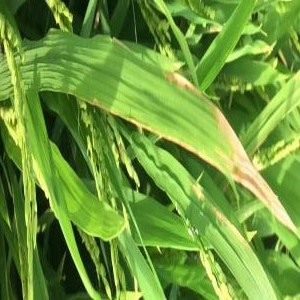
#> input picture penyakit padi/Bacterialblight/BACTERAILBLIGHT3_003.jpg, 300 x 300 px
$ python -i preprocessing.py   (imports and definitions only)   (older library calls are emulated)
#> lines starting #> are read from the running program, lines starting #| are printed output that depends on the picture; after the words box and inside, x2 and y2 are one past the last pixel; in counts of white or black regions, pixels touching at a corner belong together
"""Image preprocessing and feature extraction module for Rice Leaf Disease Classification.

Extracts 100 interpretable visual features from a single RGB image resized to 128x128:
1. HSV Color Histogram (16 + 8 + 8 = 32 features)
2. RGB Color Histogram (8 + 8 + 8 = 24 features)
3. Color Moments (Mean, Std, Skewness) across R, G, B, H, S, V (18 features)
4. GLCM Texture Features (contrast, dissimilarity, homogeneity, energy, correlation, ASM)
   at distances=[1] and angles=[0, pi/4, pi/2, 3*pi/4], summarized by Mean & Std (12 features)
5. Spatial Lesion / Color Ratios & Shape Proxies (14 features):
   - Green healthy ratio, Yellow/Orange ratio (Tungro indicator), Brown/Dark necrotic ratio,
     Bright/White lesion ratio (Blast/Blight center indicator)
   - Center-crop vs Border color ratios (4 features)
   - Edge density & gradient statistics via Sobel filter (6 features)
"""

from pathlib import Path
from typing import Union
import numpy as np
import pandas as pd
from PIL import Image
from scipy.stats import skew
from skimage.color import rgb2hsv, rgb2gray
from skimage.feature import graycomatrix, graycoprops
from skimage.filters import sobel

IMAGE_SIZE = (128, 128)


def get_feature_names() -> list[str]:
    """Return the exact ordered list of 100 feature names."""
    names = []
    # 1. HSV Histogram (32)
    for i in range(16):
        names.append(f"hsv_h_bin_{i:02d}")
    for i in range(8):
        names.append(f"hsv_s_bin_{i:02d}")
    for i in range(8):
        names.append(f"hsv_v_bin_{i:02d}")

    # 2. RGB Histogram (24)
    for ch in ["r", "g", "b"]:
        for i in range(8):
            names.append(f"rgb_{ch}_bin_{i:02d}")

    # 3. Color Moments (18)
    for ch in ["r", "g", "b", "h", "s", "v"]:
        for stat in ["mean", "std", "skew"]:
            names.append(f"moment_{ch}_{stat}")

    # 4. GLCM Texture (12)
    props = ["contrast", "dissimilarity", "homogeneity", "energy", "correlation", "ASM"]
    for p in props:
        names.append(f"glcm_{p}_mean")
        names.append(f"glcm_{p}_std")

    # 5. Lesion ratios & edge/spatial statistics (14)
    names.extend(
        [
            "ratio_healthy_green",
            "ratio_yellow_orange_tungro",
            "ratio_brown_necrotic",
            "ratio_white_pale_lesion",
            "ratio_background_white_black",
            "exg_excess_green_mean",
            "exg_excess_green_std",
            "exr_excess_red_mean",
            "center_green_ratio",
            "center_lesion_ratio",
            "sobel_edge_mean",
            "sobel_edge_std",
            "sobel_edge_p90",
            "sobel_high_edge_ratio",
        ]
    )
    assert len(names) == 100, f"Expected 100 features, got {len(names)}"
    return names


def load_and_preprocess_image(
    image_input: Union[str, Path, Image.Image], target_size: tuple[int, int] = IMAGE_SIZE
) -> np.ndarray:
    """
    Load an image from file path or PIL Image, convert RGBA/P to RGB on a white background,
    resize to target_size using bilinear interpolation, and return uint8 array of shape (H, W, 3).
    """
    if isinstance(image_input, (str, Path)):
        img = Image.open(image_input)
    elif isinstance(image_input, Image.Image):
        img = image_input
    else:
        raise ValueError(f"Unsupported image input type: {type(image_input)}")

    if img.mode == "RGBA":
        background = Image.new("RGB", img.size, (255, 255, 255))
        background.paste(img, mask=img.split()[3])
        img = background
    elif img.mode != "RGB":
        img = img.convert("RGB")

    img_resized = img.resize(target_size, Image.Resampling.BILINEAR)
    arr = np.asarray(img_resized, dtype=np.uint8)
    return arr


def extract_features_from_array(rgb_uint8: np.ndarray) -> np.ndarray:
    """Extract 100 numerical features from an RGB uint8 numpy array of shape (H, W, 3)."""
    rgb_float = rgb_uint8.astype(np.float32) / 255.0
    hsv = rgb2hsv(rgb_float)  # values in [0, 1]

    r, g, b = rgb_float[:, :, 0], rgb_float[:, :, 1], rgb_float[:, :, 2]
    h, s, v = hsv[:, :, 0], hsv[:, :, 1], hsv[:, :, 2]

    feats = []

    # 1. HSV Color Histogram (16 + 8 + 8 = 32)
    h_hist, _ = np.histogram(h, bins=16, range=(0.0, 1.0), density=False)
    s_hist, _ = np.histogram(s, bins=8, range=(0.0, 1.0), density=False)
    v_hist, _ = np.histogram(v, bins=8, range=(0.0, 1.0), density=False)
    total_px = float(rgb_uint8.shape[0] * rgb_uint8.shape[1])
    feats.extend(h_hist / total_px)
    feats.extend(s_hist / total_px)
    feats.extend(v_hist / total_px)

    # 2. RGB Color Histogram (8 + 8 + 8 = 24)
    for ch in (r, g, b):
        c_hist, _ = np.histogram(ch, bins=8, range=(0.0, 1.0), density=False)
        feats.extend(c_hist / total_px)

    # 3. Color Moments (Mean, Std, Skew) across R, G, B, H, S, V (18)
    for ch in (r, g, b, h, s, v):
        flat = ch.ravel()
        mean_val = float(np.mean(flat))
        std_val = float(np.std(flat))
        if std_val < 1e-6:
            skew_val = 0.0
        else:
            skew_val = float(skew(flat))
            if np.isnan(skew_val) or np.isinf(skew_val):
                skew_val = 0.0
        feats.extend([mean_val, std_val, skew_val])

    # 4. GLCM Texture Features (12)
    gray_float = rgb2gray(rgb_float)
    # Quantize to 32 levels (0..31) for fast & stable GLCM
    gray_q = np.clip((gray_float * 31).astype(np.uint8), 0, 31)
    glcm = graycomatrix(
        gray_q,
        distances=[1, 2],
        angles=[0, np.pi / 4, np.pi / 2, 3 * np.pi / 4],
        levels=32,
        symmetric=True,
        normed=True,
    )
    props = ["contrast", "dissimilarity", "homogeneity", "energy", "correlation", "ASM"]
    for p in props:
        val = graycoprops(glcm, p)
        feats.append(float(np.mean(val)))
        feats.append(float(np.std(val)))

    # 5. Spatial Lesion / Color Ratios & Shape Proxies (14)
    # Healthy green: Hue roughly 65..165 deg (0.18..0.46), S > 0.2, V > 0.2
    healthy_mask = (h >= 0.18) & (h <= 0.46) & (s >= 0.20) & (v >= 0.20)
    # Yellow/Orange (Tungro / chlorosis): Hue roughly 25..65 deg (0.07..0.18), S > 0.25, V > 0.3
    yellow_mask = (h >= 0.07) & (h < 0.18) & (s >= 0.25) & (v >= 0.30)
    # Brown / dark necrotic (Brownspot / Blast border): Hue < 0.12 or low V with medium S
    brown_mask = ((h < 0.12) & (s >= 0.20) & (v >= 0.15) & (v <= 0.75)) | (
        (v >= 0.10) & (v < 0.40) & (s >= 0.15)
    )
    # Pale / gray-white lesion center (Blast / Bacterial blight dry streak)
    pale_lesion_mask = (s < 0.25) & (v >= 0.45) & (v < 0.92)
    # Pure white or pure black background
    bg_mask = ((s < 0.08) & (v >= 0.92)) | (v < 0.08)

    exg = 2.0 * g - r - b  # Excess Green Index
    exr = 1.4 * r - g  # Excess Red Index

    H_sz, W_sz = rgb_uint8.shape[:2]
    h4, w4 = H_sz // 4, W_sz // 4
    center_green = float(np.mean(healthy_mask[h4 : 3 * h4, w4 : 3 * w4]))
    center_lesion = float(
        np.mean((yellow_mask | brown_mask | pale_lesion_mask)[h4 : 3 * h4, w4 : 3 * w4])
    )

    edges = sobel(gray_float)
    edge_mean = float(np.mean(edges))
    edge_std = float(np.std(edges))
    edge_p90 = float(np.percentile(edges, 90))
    high_edge_ratio = float(np.mean(edges > 0.08))

    feats.extend(
        [
            float(np.mean(healthy_mask)),
            float(np.mean(yellow_mask)),
            float(np.mean(brown_mask)),
            float(np.mean(pale_lesion_mask)),
            float(np.mean(bg_mask)),
            float(np.mean(exg)),
            float(np.std(exg)),
            float(np.mean(exr)),
            center_green,
            center_lesion,
            edge_mean,
            edge_std,
            edge_p90,
            high_edge_ratio,
        ]
    )

    feat_arr = np.asarray(feats, dtype=np.float32)
    feat_arr = np.nan_to_num(feat_arr, nan=0.0, posinf=0.0, neginf=0.0)
    return feat_arr


# [6 lines left out: function extract_features_from_image, not called in this run]


def validate_uploaded_image(image_input: Union[str, Path, Image.Image]) -> tuple[bool, str, dict]:
    """
    Validate an uploaded image for the Streamlit app (FR-02).
    Checks readability, minimum dimensions (>= 32x32), non-blank variance, and returns image diagnostics.
    """
    try:
        if isinstance(image_input, (str, Path)):
            img = Image.open(image_input)
#> img is the input picture: PIL image 300x300 RGB; mean R, G, B 109.6, 151.6, 58.8
        elif isinstance(image_input, Image.Image):
            img = image_input
        else:
            return False, "Format input gambar tidak dikenali.", {}

        width, height = img.size
        mode = img.mode
        if width < 32 or height < 32:
            return (
                False,
                f"Resolusi gambar terlalu kecil ({width}x{height} px). Minimal 32x32 piksel.",
                {"width": width, "height": height, "mode": mode},
            )

        arr = load_and_preprocess_image(img)
#> in load_and_preprocess_image, `img_resized = img.resize(target_size, Image.Resampling.BILINEAR)`:
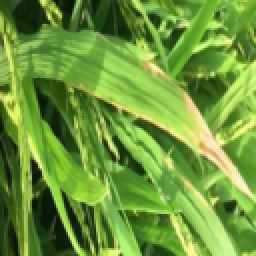
#> img_resized: PIL image 128x128 RGB (shown 2 times larger); mean R, G, B 109.6, 151.6, 58.8
        std_val = float(np.std(arr))
#> std_val = 63.38
        if std_val < 3.0:
            return (
                False,
                "Gambar tampak kosong atau hanya satu warna polos (variansi piksel terlalu rendah).",
                {"width": width, "height": height, "mode": mode, "pixel_std": round(std_val, 2)},
            )

        feats = extract_features_from_array(arr)
#> in extract_features_from_array, `h, s, v = hsv[:, :, 0], hsv[:, :, 1], hsv[:, :, 2]`:
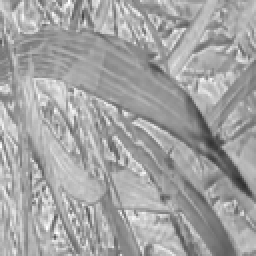
#> s: shape (128, 128) float32 (shown 2 times larger); min 0.188, max 1, mean 0.641
#> in extract_features_from_array, `h_hist, _ = np.histogram(h, bins=16, range=(0.0, 1.0), density=False)`: h_hist = [0, 91, 600, 7407, 8146, 132, 8, 0, 0, 0, 0, 0, 0, 0, 0, 0]
#> in extract_features_from_array, `s_hist, _ = np.histogram(s, bins=8, range=(0.0, 1.0), density=False)`: s_hist = [0, 32, 257, 1243, 5830, 6174, 2593, 255]
#> in extract_features_from_array, `v_hist, _ = np.histogram(v, bins=8, range=(0.0, 1.0), density=False)`: v_hist = [314, 1315, 1646, 1888, 3043, 3502, 2825, 1851]
#> the loop in extract_features_from_array, `for ch in (r, g, b):` made 3 passes
#> c_hist on passes 1 to 3: [1450, 2226, 3155, 3527, 2873, 1859, 799, 495], [314, 1315, 1647, 1888, 3045, 3534, 2881, 1760], [4091, 5731, 4059, 1816, 506, 163, 18, 0]
#> after the loop in extract_features_from_array, `for ch in (r, g, b):`: feats = 56 values, max 0.497 at index 4, min 0 at index 0, mean 0.107
#> the loop in extract_features_from_array, `for ch in (r, g, b, h, s, v):` made 6 passes
#> (mean_val, std_val) on passes 1 to 6: (0.43, 0.218), (0.595, 0.228), (0.231, 0.14), (0.246, 0.03), (0.641, 0.114), (0.596, 0.23)
#> after the loop in extract_features_from_array, `for ch in (r, g, b, h, s, v):`: feats = 74 values, max 0.716 at index 64, min -1.14 at index 67, mean 0.115
#> in extract_features_from_array, `gray_q = np.clip((gray_float * 31).astype(np.uint8), 0, 31)`:
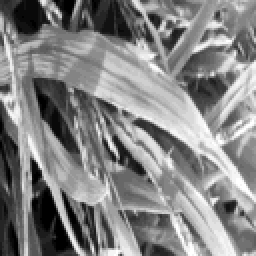
#> gray_q: shape (128, 128) (shown 2 times larger); min 2, max 29, mean 16; drawn with min black and max white
#> the loop in extract_features_from_array, `for p in props:` made 6 passes
#> val on passes 1, 2, 3, 5: [[10.47, 9.54, 5.68, 18.13], [26.39, 9.54, 16.72, 18.13]], [[2.06, 1.97, 1.52, 2.79], [3.46, 1.97, 2.73, 2.79]], [[0.464, 0.477, 0.534, 0.389], [0.331, 0.477, 0.383, 0.389]], [[0.884, 0.894, 0.937, 0.799], [0.708, 0.894, 0.814, 0.799]]
#> after the loop in extract_features_from_array, `for p in props:`: feats = 86 values, max 14.33 at index 74, min -1.14 at index 67, mean 0.391
#> in extract_features_from_array, `healthy_mask = (h >= 0.18) & (h <= 0.46) & (s >= 0.20) & (v >= 0.20)`:
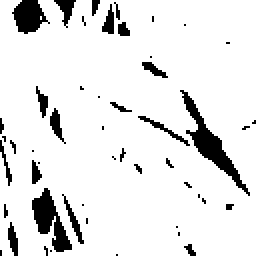
#> healthy_mask: shape (128, 128) bool (shown 2 times larger); 90% white; 50 black regions (34 under 20 px), largest, box (x1, y1, x2, y2) and area: (90, 45, 125, 98) 371, (16, 94, 36, 126) 290, (6, 0, 25, 17) 203
#> in extract_features_from_array, `exg = 2.0 * g - r - b`:
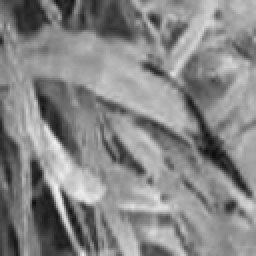
#> exg: shape (128, 128) float32 (shown 2 times larger); min 0.051, max 0.949, mean 0.529
#> in extract_features_from_array, `exr = 1.4 * r - g`:
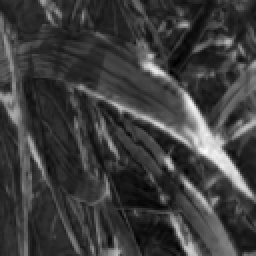
#> exr: shape (128, 128) float32 (shown 2 times larger); min -0.167, max 0.549, mean 0.00705; drawn with min black and max white
#> in extract_features_from_array, `center_green = float(np.mean(healthy_mask[h4 : 3 * h4, w4 : 3 * w4]))`: center_green = 0.949
#> in extract_features_from_array, `center_lesion = float( np.mean((yellow_mask | brown_mask | pale_lesion..`: center_lesion = 0.165
#> in extract_features_from_array, `edges = sobel(gray_float)`:
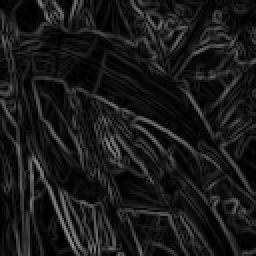
#> edges: shape (128, 128) float32 (shown 2 times larger); min 0.000418, max 0.56, mean 0.0992
#> in extract_features_from_array, `edge_mean = float(np.mean(edges))`: edge_mean = 0.0992
#> in extract_features_from_array, `edge_std = float(np.std(edges))`: edge_std = 0.0896
#> in extract_features_from_array, `edge_p90 = float(np.percentile(edges, 90))`: edge_p90 = 0.226
#> in extract_features_from_array, `high_edge_ratio = float(np.mean(edges > 0.08))`: high_edge_ratio = 0.454
#> in extract_features_from_array, `feat_arr = np.asarray(feats, dtype=np.float32)`: feat_arr = 100 values, max 14.33 at index 74, min -1.14 at index 67, mean 0.375
#> feats has the same summary as feat_arr in extract_features_from_array
        feat_names = get_feature_names()
        feat_dict = dict(zip(feat_names, feats))
#> feat_dict = 100 items

        info = {
            "width": width,
            "height": height,
            "mode": mode,
            "pixel_std": round(float(std_val), 2),
            "ratio_healthy_green": round(100.0 * float(feat_dict["ratio_healthy_green"]), 1),
            "ratio_yellow_orange": round(100.0 * float(feat_dict["ratio_yellow_orange_tungro"]), 1),
            "ratio_brown_necrotic": round(100.0 * float(feat_dict["ratio_brown_necrotic"]), 1),
            "ratio_pale_lesion": round(100.0 * float(feat_dict["ratio_white_pale_lesion"]), 1),
            "glcm_contrast": round(float(feat_dict["glcm_contrast_mean"]), 2),
            "glcm_homogeneity": round(float(feat_dict["glcm_homogeneity_mean"]), 3),
        }
        return True, "Gambar valid dan siap diprediksi.", info
    except Exception as e:
        return False, f"Gagal membaca file gambar: {e}", {}

>>> result = validate_uploaded_image('../penyakit padi/Bacterialblight/BACTERAILBLIGHT3_003.jpg')

$ run again, on penyakit padi/Bacterialblight/BACTERAILBLIGHT3_010.jpg
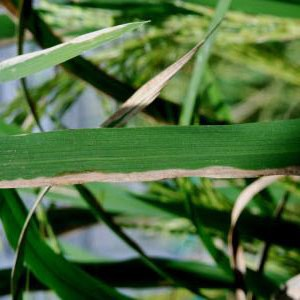
#> input picture penyakit padi/Bacterialblight/BACTERAILBLIGHT3_010.jpg, 300 x 300 px
#> in validate_uploaded_image, img is the input picture: PIL image 300x300 RGB; mean R, G, B 79.9, 110.9, 64.3
#> in validate_uploaded_image, `std_val = float(np.std(arr))`: std_val = 58.18
#> hsv: shape (128, 128, 3) float32; mean of channels 0, 1, 2 0.295, 0.549, 0.441
#> h_hist = [169, 624, 631, 3713, 5193, 4225, 475, 261, 399, 531, 67, 21, 25, 25, 20, 5]
#> s_hist = [589, 2263, 1996, 2066, 3360, 1731, 1602, 2777]
#> v_hist = [1843, 1684, 2003, 4000, 3420, 2681, 611, 142]
#> the loop in extract_features_from_array, `for ch in (r, g, b):` made 3 passes
#> c_hist on passes 1 to 3: [4097, 2955, 2926, 2459, 2557, 881, 389, 120], [1847, 1712, 2002, 4031, 3697, 2611, 438, 46], [5514, 4198, 2208, 1845, 1387, 980, 241, 11]
#> after the loop in extract_features_from_array, `for ch in (r, g, b):`: feats = 56 values, max 0.337 at index 48, min 0.000305 at index 15, mean 0.107
#> the loop in extract_features_from_array, `for ch in (r, g, b, h, s, v):` made 6 passes
#> (mean_val, std_val) on passes 1 to 6: (0.313, 0.224), (0.435, 0.207), (0.252, 0.214), (0.295, 0.109), (0.549, 0.266), (0.441, 0.213)
#> after the loop in extract_features_from_array, `for ch in (r, g, b, h, s, v):`: feats = 74 values, max 1.26 at index 67, min -0.394 at index 61, mean 0.15
#> the loop in extract_features_from_array, `for p in props:` made 6 passes
#> val on passes 1, 2, 3, 5: [[3.72, 8.93, 6.02, 8.83], [11.19, 8.93, 18.43, 8.83]], [[1.11, 1.86, 1.57, 1.93], [2.01, 1.86, 2.86, 1.93]], [[0.629, 0.498, 0.529, 0.481], [0.496, 0.498, 0.389, 0.481]], [[0.955, 0.891, 0.927, 0.892], [0.863, 0.891, 0.776, 0.892]]
#> after the loop in extract_features_from_array, `for p in props:`: feats = 86 values, max 9.36 at index 74, min -0.394 at index 61, mean 0.331
#> in extract_features_from_array, `healthy_mask = (h >= 0.18) & (h <= 0.46) & (s >= 0.20) & (v >= 0.20)`:
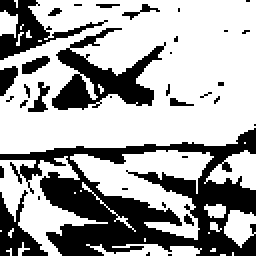
#> healthy_mask: shape (128, 128) bool (shown 2 times larger); 65.5% white; 35 black regions (26 under 20 px), largest, box (x1, y1, x2, y2) and area: (0, 64, 128, 128) 3460, (26, 14, 83, 55) 920, (0, 0, 54, 30) 485
#> yellow_mask: shape (128, 128) bool; 2% white in thin lines or dots
#> brown_mask: shape (128, 128) bool; 27.3% white; 37 white regions (21 under 20 px), largest, box (x1, y1, x2, y2) and area: (0, 77, 128, 128) 2369, (98, 44, 128, 81) 464, (24, 19, 78, 55) 393
#> pale_lesion_mask: shape (128, 128) bool; 16.1% white; 42 white regions (22 under 20 px), largest, box (x1, y1, x2, y2) and area: (28, 71, 108, 83) 324, (25, 95, 59, 111) 272, (0, 10, 55, 30) 245
#> bg_mask: shape (128, 128) bool; 7.7% white; 27 white regions (15 under 20 px), largest, box (x1, y1, x2, y2) and area: (100, 92, 128, 106) 277, (35, 111, 69, 122) 252, (66, 111, 105, 125) 165
#> center_green = 0.691
#> center_lesion = 0.358
#> in extract_features_from_array, `edges = sobel(gray_float)`:
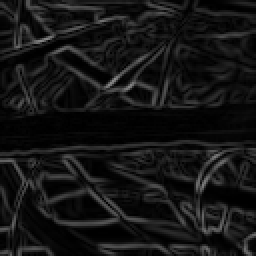
#> edges: shape (128, 128) float32 (shown 2 times larger); min 0, max 0.538, mean 0.0839
#> edge_mean = 0.0839
#> edge_std = 0.0798
#> edge_p90 = 0.197
#> high_edge_ratio = 0.394
#> feat_arr = 100 values, max 9.36 at index 74, min -0.394 at index 61, mean 0.32
#> in validate_uploaded_image, `feats = extract_features_from_array(arr)`: feats has the same summary as feat_arr in extract_features_from_array
#> feat_dict = 100 items

$ run again, on penyakit padi/Bacterialblight/BACTERAILBLIGHT3_011.jpg
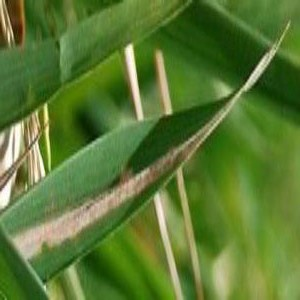
#> input picture penyakit padi/Bacterialblight/BACTERAILBLIGHT3_011.jpg, 300 x 300 px
#> in validate_uploaded_image, img is the input picture: PIL image 300x300 RGB; mean R, G, B 90.5, 120.8, 51.3
#> in validate_uploaded_image, `std_val = float(np.std(arr))`: std_val = 49.14
#> hsv: shape (128, 128, 3) float32; mean of channels 0, 1, 2 0.236, 0.625, 0.479
#> h_hist = [11, 842, 1387, 6656, 7397, 90, 0, 0, 0, 0, 0, 0, 0, 0, 0, 1]
#> s_hist = [94, 705, 1361, 2378, 3258, 3480, 2826, 2282]
#> v_hist = [0, 622, 2889, 6118, 4829, 1206, 550, 170]
#> the loop in extract_features_from_array, `for ch in (r, g, b):` made 3 passes
#> c_hist on passes 1 to 3: [1236, 3318, 5445, 3645, 1338, 727, 510, 165], [1, 690, 2882, 6176, 4827, 1378, 299, 131], [6013, 5612, 2742, 958, 663, 240, 111, 45]
#> after the loop in extract_features_from_array, `for ch in (r, g, b):`: feats = 56 values, max 0.451 at index 4, min 0 at index 6, mean 0.107
#> the loop in extract_features_from_array, `for ch in (r, g, b, h, s, v):` made 6 passes
#> (mean_val, std_val) on passes 1 to 6: (0.355, 0.175), (0.474, 0.132), (0.201, 0.16), (0.236, 0.0492), (0.625, 0.209), (0.479, 0.138)
#> after the loop in extract_features_from_array, `for ch in (r, g, b, h, s, v):`: feats = 74 values, max 1.38 at index 64, min -1.03 at index 67, mean 0.15
#> the loop in extract_features_from_array, `for p in props:` made 6 passes
#> val on passes 1 to 5: [[3.86, 5.52, 1.62, 4.13], [10.31, 5.52, 5, 4.13]], [[1.03, 1.25, 0.702, 1.09], [1.82, 1.25, 1.31, 1.09]], [[0.666, 0.631, 0.723, 0.646], [0.528, 0.631, 0.584, 0.646]], [[0.152, 0.143, 0.163, 0.146], [0.12, 0.143, 0.129, 0.146]], [[0.898, 0.854, 0.957, 0.891], [0.727, 0.854, 0.869, 0.891]]
#> after the loop in extract_features_from_array, `for p in props:`: feats = 86 values, max 5.01 at index 74, min -1.03 at index 67, mean 0.253
#> in extract_features_from_array, `healthy_mask = (h >= 0.18) & (h <= 0.46) & (s >= 0.20) & (v >= 0.20)`:
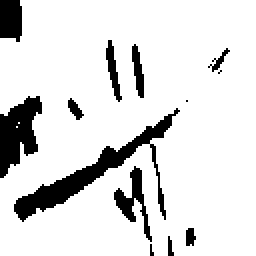
#> healthy_mask: shape (128, 128) bool (shown 2 times larger); 87% white; 13 black regions (3 under 20 px), largest, box (x1, y1, x2, y2) and area: (7, 54, 90, 111) 831, (0, 48, 21, 89) 513, (57, 83, 76, 121) 229
#> yellow_mask: shape (128, 128) bool; 7.8% white; 28 white regions (18 under 20 px), largest, box (x1, y1, x2, y2) and area: (29, 54, 90, 102) 366, (0, 48, 21, 83) 254, (0, 0, 11, 21) 168
#> brown_mask: shape (128, 128) bool; 28.3% white; 43 white regions (25 under 20 px), largest, box (x1, y1, x2, y2) and area: (42, 0, 115, 98) 1849, (105, 23, 128, 53) 405, (0, 0, 27, 21) 360
#> pale_lesion_mask: shape (128, 128) bool; 4.2% white; 22 white regions (14 under 20 px), largest, box (x1, y1, x2, y2) and area: (21, 82, 49, 103) 176, (0, 53, 10, 90) 121, (5, 96, 20, 112) 121
#> bg_mask: shape (128, 128) bool; 0.23% white in thin lines or dots, all inside (x1, y1, x2, y2) = (0, 57, 8, 86)
#> center_green = 0.818
#> center_lesion = 0.464
#> in extract_features_from_array, `edges = sobel(gray_float)`:
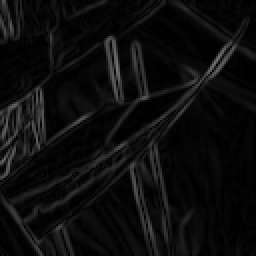
#> edges: shape (128, 128) float32 (shown 2 times larger); min 0.000195, max 0.467, mean 0.0518
#> edge_mean = 0.0518
#> edge_std = 0.0631
#> edge_p90 = 0.133
#> high_edge_ratio = 0.192
#> feat_arr = 100 values, max 5.01 at index 74, min -1.03 at index 67, mean 0.253
#> in validate_uploaded_image, `feats = extract_features_from_array(arr)`: feats has the same summary as feat_arr in extract_features_from_array
#> feat_dict = 100 items
